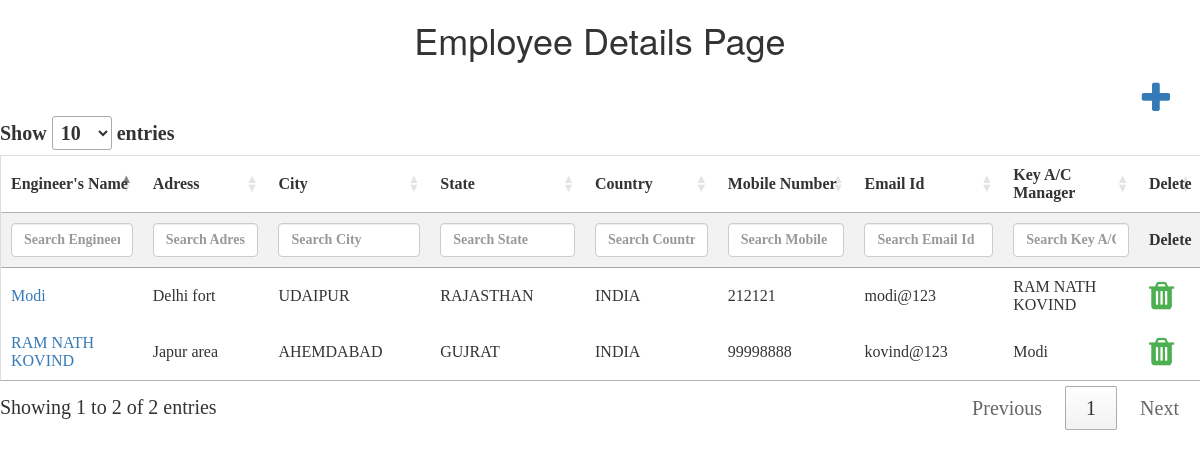
The app's page /controllers/employeeDetails.php (signed in) with its own data.
### tables this page shows
CREATE TABLE `tbl_employeemaster` (
  `cengineer_name` varchar(50) NOT NULL,
  `ccity` varchar(50) NOT NULL,
  `cstate` varchar(50) NOT NULL,
  `ccountry` varchar(50) NOT NULL,
  `ckey_ac_manager` varchar(50) NOT NULL,
  `caddress` varchar(255) NOT NULL,
  `cmobile_number` varchar(10) NOT NULL,
  `calt_mobile_number` int(10) NOT NULL,
  `cuser_type` varchar(50) NOT NULL,
  `cemail_id` varchar(50) NOT NULL,
  `isAvailable` bit(1) NOT NULL,
  `isActive` bit(1) NOT NULL,
  `cuser_name` varchar(50) NOT NULL,
  `cpassword` varchar(50) NOT NULL,
  `dcreated_date` datetime NOT NULL,
  `dupdated_date` datetime NOT NULL,
  `nengineer_id` int(11) NOT NULL
);

### controllers/employeeDetails.php (the view, shortened to what this page needs)
<html>
<head>
<link rel="stylesheet" href="https://cdn.datatables.net/1.10.22/css/jquery.dataTables.min.css">
<link rel="stylesheet" href="../css/theme.css">
<link rel="stylesheet" href="https://cdnjs.cloudflare.com/ajax/libs/font-awesome/4.7.0/css/font-awesome.min.css">
<link rel="stylesheet" href="https://maxcdn.bootstrapcdn.com/bootstrap/3.4.1/css/bootstrap.min.css">
</head>
<body>
<h1>Employee Details Page<h1>
<div class="container">
<a style="float:right" href="../modals/EmployeeModal.php" data-toggle="modal" data-target="#myModal"><i class="fa fa-plus" aria-hidden="true"></i></a>
</div>
<?php
$conn = OpenCon();
$sql = 'SELECT cengineer_name, caddress,ccity,cstate,ccountry,cmobile_number,cemail_id,ckey_ac_manager FROM tbl_employeeMaster';
$retval = mysqli_query( $conn, $sql );
echo "<table id='employeeTable'  name='employeeTable' >
<thead>
<tr>
<th>Engineer's Name</th>
<th>Adress</th>
<th>City</th>
<th>State</th>
<th>Country</th>
<th>Mobile Number</th>
<th>Email Id</th>
<th>Key A/C Manager</th>
<th>Delete</th>
</tr>
</thead>
	   <tbody>
";
   while ($row = mysqli_fetch_array($retval, MYSQLI_ASSOC)) {
	echo "<tr>";
    echo "<td><a href='../modals/EmployeeModal.php' data-toggle='modal' data-target='#myModal'>" . $row['cengineer_name'] . "</a></td>";
    echo "<td>" . $row['caddress'] . "</td>";
    echo "<td>" . $row['ccity'] . "</td>";
    echo "<td>" . $row['cstate'] . "</td>";
    echo "<td>" . $row['ccountry'] . "</td>";
    echo "<td>" . $row['cmobile_number'] . "</td>";
    echo "<td>" . $row['cemail_id'] . "</td>";
    echo "<td>" . $row['ckey_ac_manager'] . "</td>";
	echo "<td><i class='fa fa-trash fa-2x' style='color:#4CAF50;'</i></td>";
    echo "</tr>";
}
echo "</tbody></table>";
?>
</body>
</html>

### css/theme.css (style rules this page uses)
h1 { text-align: center; }
table { border-collapse: collapse; border-spacing: 0; width: 100%; border: 1px solid #ddd; }
th { text-align: left; padding: 10px !important; }
td { text-align: left; padding: 10px !important; }
tr:nth-child(even) { background-color: #f2f2f2; }

### records on screen
tbl_employeemaster: cengineer_name "Modi", caddress "Delhi fort", ccity "UDAIPUR", cstate "RAJASTHAN", ccountry "INDIA", cmobile_number "212121", cemail "modi@123", ckey_ac_manager "RAM NATH KOVIND"
tbl_employeemaster: cengineer_name "RAM NATH KOVIND", caddress "Japur area", ccity "AHEMDABAD", cstate "GUJRAT", ccountry "INDIA", cmobile_number "99998888", cemail "kovind@123", ckey_ac_manager "Modi"
